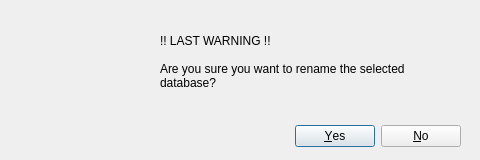
<?xml version="1.0" encoding="UTF-8"?>
<ui version="4.0">
 <class>Dialog</class>
 <widget class="QDialog" name="Dialog">
  <property name="geometry">
   <rect>
    <x>0</x>
    <y>0</y>
    <width>480</width>
    <height>160</height>
   </rect>
  </property>
  <property name="minimumSize">
   <size>
    <width>480</width>
    <height>160</height>
   </size>
  </property>
  <property name="maximumSize">
   <size>
    <width>480</width>
    <height>160</height>
   </size>
  </property>
  <property name="windowTitle">
   <string>Confirm Action!</string>
  </property>
  <property name="windowIcon">
   <iconset>
    <normaloff>icon.png</normaloff>icon.png</iconset>
  </property>
  <property name="sizeGripEnabled">
   <bool>false</bool>
  </property>
  <property name="modal">
   <bool>false</bool>
  </property>
  <widget class="QDialogButtonBox" name="buttonBox">
   <property name="geometry">
    <rect>
     <x>110</x>
     <y>120</y>
     <width>351</width>
     <height>32</height>
    </rect>
   </property>
   <property name="cursor">
    <cursorShape>PointingHandCursor</cursorShape>
   </property>
   <property name="focusPolicy">
    <enum>Qt::StrongFocus</enum>
   </property>
   <property name="orientation">
    <enum>Qt::Horizontal</enum>
   </property>
   <property name="standardButtons">
    <set>QDialogButtonBox::No|QDialogButtonBox::Yes</set>
   </property>
   <property name="centerButtons">
    <bool>false</bool>
   </property>
  </widget>
  <widget class="QLabel" name="label">
   <property name="geometry">
    <rect>
     <x>30</x>
     <y>30</y>
     <width>91</width>
     <height>91</height>
    </rect>
   </property>
   <property name="text">
    <string/>
   </property>
   <property name="pixmap">
    <pixmap>warning.png</pixmap>
   </property>
   <property name="scaledContents">
    <bool>true</bool>
   </property>
  </widget>
  <widget class="QLabel" name="label_2">
   <property name="geometry">
    <rect>
     <x>160</x>
     <y>50</y>
     <width>261</width>
     <height>51</height>
    </rect>
   </property>
   <property name="styleSheet">
    <string notr="true">font: 12pt &quot;Montserrat&quot;;</string>
   </property>
   <property name="text">
    <string>Are you sure you want to rename the selected database?</string>
   </property>
   <property name="textFormat">
    <enum>Qt::PlainText</enum>
   </property>
   <property name="wordWrap">
    <bool>true</bool>
   </property>
  </widget>
  <widget class="QLabel" name="label_3">
   <property name="geometry">
    <rect>
     <x>160</x>
     <y>30</y>
     <width>221</width>
     <height>21</height>
    </rect>
   </property>
   <property name="styleSheet">
    <string notr="true">font: 75 12pt &quot;Terminal&quot;;</string>
   </property>
   <property name="text">
    <string>!! LAST WARNING !!</string>
   </property>
  </widget>
 </widget>
 <resources/>
 <connections>
  <connection>
   <sender>buttonBox</sender>
   <signal>accepted()</signal>
   <receiver>Dialog</receiver>
   <slot>accept()</slot>
   <hints>
    <hint type="sourcelabel">
     <x>248</x>
     <y>254</y>
    </hint>
    <hint type="destinationlabel">
     <x>157</x>
     <y>274</y>
    </hint>
   </hints>
  </connection>
  <connection>
   <sender>buttonBox</sender>
   <signal>rejected()</signal>
   <receiver>Dialog</receiver>
   <slot>reject()</slot>
   <hints>
    <hint type="sourcelabel">
     <x>316</x>
     <y>260</y>
    </hint>
    <hint type="destinationlabel">
     <x>286</x>
     <y>274</y>
    </hint>
   </hints>
  </connection>
 </connections>
</ui>
